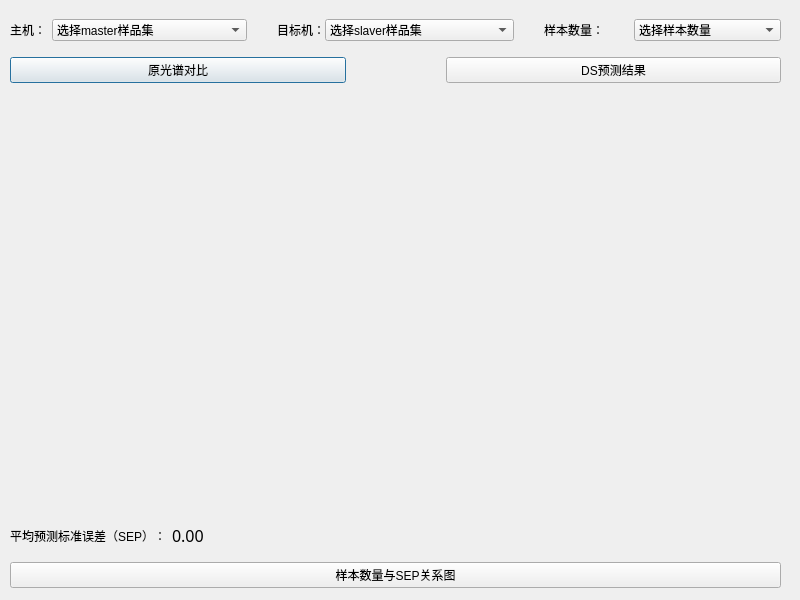
<?xml version="1.0" encoding="UTF-8"?>
<ui version="4.0">
 <class>DsDialog</class>
 <widget class="QDialog" name="DsDialog">
  <property name="geometry">
   <rect>
    <x>0</x>
    <y>0</y>
    <width>800</width>
    <height>600</height>
   </rect>
  </property>
  <property name="windowTitle">
   <string>DS算法</string>
  </property>
  <widget class="QWidget" name="horizontalLayoutWidget_3">
   <property name="geometry">
    <rect>
     <x>10</x>
     <y>520</y>
     <width>281</width>
     <height>31</height>
    </rect>
   </property>
   <layout class="QHBoxLayout" name="hlayout5">
    <item>
     <widget class="QLabel" name="lb4">
      <property name="text">
       <string>平均预测标准误差（SEP）：</string>
      </property>
     </widget>
    </item>
    <item>
     <widget class="QLabel" name="lb5">
      <property name="font">
       <font>
        <family>Arial Rounded MT Bold</family>
        <pointsize>12</pointsize>
       </font>
      </property>
      <property name="text">
       <string>0.00</string>
      </property>
     </widget>
    </item>
   </layout>
  </widget>
  <widget class="QWidget" name="verticalLayoutWidget">
   <property name="geometry">
    <rect>
     <x>10</x>
     <y>9</y>
     <width>771</width>
     <height>84</height>
    </rect>
   </property>
   <layout class="QVBoxLayout" name="vlayout1">
    <item>
     <layout class="QHBoxLayout" name="hlayout" stretch="1,1,1">
      <property name="spacing">
       <number>30</number>
      </property>
      <item>
       <layout class="QHBoxLayout" name="hlayout1" stretch="0,1">
        <property name="spacing">
         <number>6</number>
        </property>
        <item>
         <widget class="QLabel" name="lb1">
          <property name="text">
           <string>主机：</string>
          </property>
         </widget>
        </item>
        <item>
         <widget class="QComboBox" name="cbx1">
          <item>
           <property name="text">
            <string>选择master样品集</string>
           </property>
          </item>
          <item>
           <property name="text">
            <string>m5spec</string>
           </property>
          </item>
          <item>
           <property name="text">
            <string>mp5spec</string>
           </property>
          </item>
          <item>
           <property name="text">
            <string>mp6spec</string>
           </property>
          </item>
          <item>
           <property name="text">
            <string>m5nbs</string>
           </property>
          </item>
          <item>
           <property name="text">
            <string>mp5nbs</string>
           </property>
          </item>
          <item>
           <property name="text">
            <string>mp6nbs</string>
           </property>
          </item>
         </widget>
        </item>
       </layout>
      </item>
      <item>
       <layout class="QHBoxLayout" name="hlayout2" stretch="0,1">
        <property name="spacing">
         <number>0</number>
        </property>
        <item>
         <widget class="QLabel" name="lb2">
          <property name="text">
           <string>目标机：</string>
          </property>
         </widget>
        </item>
        <item>
         <widget class="QComboBox" name="cbx2">
          <item>
           <property name="text">
            <string>选择slaver样品集</string>
           </property>
          </item>
          <item>
           <property name="text">
            <string>m5spec</string>
           </property>
          </item>
          <item>
           <property name="text">
            <string>mp5spec</string>
           </property>
          </item>
          <item>
           <property name="text">
            <string>mp6spec</string>
           </property>
          </item>
          <item>
           <property name="text">
            <string>m5nbs</string>
           </property>
          </item>
          <item>
           <property name="text">
            <string>mp5nbs</string>
           </property>
          </item>
          <item>
           <property name="text">
            <string>mp6nbs</string>
           </property>
          </item>
         </widget>
        </item>
       </layout>
      </item>
      <item>
       <layout class="QHBoxLayout" name="hlayout3" stretch="0,1">
        <item>
         <widget class="QLabel" name="lb3">
          <property name="text">
           <string>样本数量：</string>
          </property>
         </widget>
        </item>
        <item>
         <widget class="QComboBox" name="cbx3">
          <item>
           <property name="text">
            <string>选择样本数量</string>
           </property>
          </item>
         </widget>
        </item>
       </layout>
      </item>
     </layout>
    </item>
    <item>
     <layout class="QHBoxLayout" name="hlayout6_3">
      <property name="spacing">
       <number>100</number>
      </property>
      <item>
       <widget class="QPushButton" name="btn0">
        <property name="text">
         <string>原光谱对比</string>
        </property>
       </widget>
      </item>
      <item>
       <widget class="QPushButton" name="btn">
        <property name="text">
         <string>DS预测结果</string>
        </property>
       </widget>
      </item>
     </layout>
    </item>
   </layout>
  </widget>
  <widget class="QWidget" name="horizontalLayoutWidget_7">
   <property name="geometry">
    <rect>
     <x>10</x>
     <y>560</y>
     <width>771</width>
     <height>31</height>
    </rect>
   </property>
   <layout class="QHBoxLayout" name="hlayout6">
    <item>
     <widget class="QPushButton" name="btn1">
      <property name="text">
       <string>样本数量与SEP关系图</string>
      </property>
     </widget>
    </item>
   </layout>
  </widget>
  <widget class="QWidget" name="horizontalLayoutWidget_6">
   <property name="geometry">
    <rect>
     <x>10</x>
     <y>100</y>
     <width>771</width>
     <height>411</height>
    </rect>
   </property>
   <layout class="QHBoxLayout" name="hlayout4">
    <item>
     <widget class="QWidget" name="wg" native="true"/>
    </item>
   </layout>
  </widget>
 </widget>
 <resources/>
 <connections/>
</ui>
